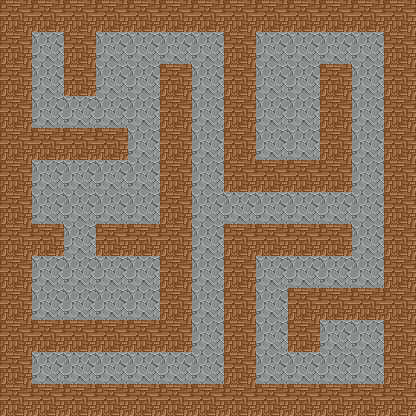

This game map was drawn from its Tiled (.tmx) file and the tilesets committed beside it. A one-line description and the full map source follow:
An orthogonal 13x13 tile map with 32x32 px tiles, 2 tile layers (background, wall) and 31 objects.

<map version="1.0" tiledversion="2018.04.18" orientation="orthogonal" renderorder="right-up" width="13" height="13" tilewidth="32" tileheight="32" infinite="0" nextobjectid="88">
 <tileset firstgid="1" source="terrain.tsx" />
 <layer name="background" width="13" height="13">
  <data encoding="csv">
1,1,1,1,1,1,1,1,1,1,1,1,1,
1,1,1,1,1,1,1,1,1,1,1,1,1,
1,1,1,1,1,1,1,1,1,1,1,1,1,
1,1,1,1,1,1,1,1,1,1,1,1,1,
1,1,1,1,1,1,1,1,1,1,1,1,1,
1,1,1,1,1,1,1,1,1,1,1,1,1,
1,1,1,1,1,1,1,1,1,1,1,1,1,
1,1,1,1,1,1,1,1,1,1,1,1,1,
1,1,1,1,1,1,1,1,1,1,1,1,1,
1,1,1,1,1,1,1,1,1,1,1,1,1,
1,1,1,1,1,1,1,1,1,1,1,1,1,
1,1,1,1,1,1,1,1,1,1,1,1,1,
1,1,1,1,1,1,1,1,1,1,1,1,1
</data>
 </layer>
 <layer name="wall" width="13" height="13">
  <data encoding="csv">
2,2,2,2,2,2,2,2,2,2,2,2,2,
2,0,2,0,0,0,0,2,0,0,0,0,2,
2,0,2,0,0,2,0,2,0,0,2,0,2,
2,0,0,0,0,2,0,2,0,0,2,0,2,
2,2,2,2,0,2,0,2,0,0,2,0,2,
2,0,0,0,0,2,0,2,2,2,2,0,2,
2,0,0,0,0,2,0,0,0,0,0,0,2,
2,2,0,2,2,2,0,2,2,2,2,0,2,
2,0,0,0,0,2,0,2,0,0,0,0,2,
2,0,0,0,0,2,0,2,0,2,2,2,2,
2,2,2,2,2,2,0,2,0,2,0,0,2,
2,0,0,0,0,0,0,2,0,0,0,0,2,
2,2,2,2,2,2,2,2,2,2,2,2,2
</data>
 </layer>
 <objectgroup name="enemy">
  <object id="4" x="128" y="32" width="32" height="32">
   <properties>
    <property name="enemy_id" type="int" value="10" />
   </properties>
  </object>
  <object id="15" x="352" y="96" width="32" height="32">
   <properties>
    <property name="enemy_id" type="int" value="10" />
   </properties>
  </object>
  <object id="59" x="96" y="96" width="32" height="32">
   <properties>
    <property name="enemy_id" type="int" value="5" />
   </properties>
  </object>
  <object id="61" x="256" y="64" width="32" height="32">
   <properties>
    <property name="enemy_id" type="int" value="9" />
   </properties>
  </object>
  <object id="62" x="288" y="64" width="32" height="32">
   <properties>
    <property name="enemy_id" type="int" value="9" />
   </properties>
  </object>
  <object id="63" x="224" y="192" width="32" height="32">
   <properties>
    <property name="enemy_id" type="int" value="9" />
   </properties>
  </object>
  <object id="77" x="128" y="192" width="32" height="32">
   <properties>
    <property name="enemy_id" type="int" value="5" />
   </properties>
  </object>
  <object id="78" x="96" y="160" width="32" height="32">
   <properties>
    <property name="enemy_id" type="int" value="13" />
   </properties>
  </object>
  <object id="79" x="64" y="224" width="32" height="32">
   <properties>
    <property name="enemy_id" type="int" value="2" />
   </properties>
  </object>
  <object id="80" x="192" y="256" width="32" height="32">
   <properties>
    <property name="enemy_id" type="int" value="9" />
   </properties>
  </object>
  <object id="81" x="352" y="224" width="32" height="32">
   <properties>
    <property name="enemy_id" type="int" value="10" />
   </properties>
  </object>
  <object id="85" x="192" y="128" width="32" height="32">
   <properties>
    <property name="enemy_id" type="int" value="5" />
   </properties>
  </object>
 </objectgroup>
 <objectgroup name="Articles">
  <object id="28" x="32" y="192" width="32" height="32">
   <properties>
    <property name="articles_id" type="int" value="17" />
   </properties>
  </object>
  <object id="35" x="32" y="160" width="32" height="32">
   <properties>
    <property name="articles_id" type="int" value="17" />
   </properties>
  </object>
  <object id="66" x="288" y="128" width="32" height="32">
   <properties>
    <property name="articles_id" type="int" value="17" />
   </properties>
  </object>
  <object id="68" x="96" y="288" width="32" height="32">
   <properties>
    <property name="articles_id" type="int" value="5" />
   </properties>
  </object>
  <object id="69" x="64" y="288" width="32" height="32">
   <properties>
    <property name="articles_id" type="int" value="17" />
   </properties>
  </object>
  <object id="70" x="288" y="96" width="32" height="32">
   <properties>
    <property name="articles_id" type="int" value="17" />
   </properties>
  </object>
  <object id="71" x="192" y="64" width="32" height="32">
   <properties>
    <property name="articles_id" type="int" value="17" />
   </properties>
  </object>
  <object id="72" x="256" y="96" width="32" height="32">
   <properties>
    <property name="articles_id" type="int" value="17" />
   </properties>
  </object>
  <object id="73" x="256" y="128" width="32" height="32">
   <properties>
    <property name="articles_id" type="int" value="17" />
   </properties>
  </object>
  <object id="76" x="32" y="288" width="32" height="32">
   <properties>
    <property name="articles_id" type="int" value="2" />
   </properties>
  </object>
  <object id="86" x="128" y="288" width="32" height="32">
   <properties>
    <property name="articles_id" type="int" value="30" />
   </properties>
  </object>
  <object id="87" x="352" y="352" width="32" height="32">
   <properties>
    <property name="articles_id" type="int" value="49" />
   </properties>
  </object>
 </objectgroup>
 <objectgroup name="Teleport">
  <object id="38" x="32" y="32" width="32" height="32">
   <properties>
    <property name="direction" type="int" value="1" />
    <property name="targetNum" type="int" value="6" />
    <property name="teleport_id" type="int" value="2" />
   </properties>
  </object>
  <object id="40" x="32" y="352" width="32" height="32">
   <properties>
    <property name="direction" type="int" value="3" />
    <property name="targetNum" type="int" value="4" />
    <property name="teleport_id" type="int" value="1" />
   </properties>
  </object>
 </objectgroup>
 <objectgroup name="Npc" />
 <objectgroup name="door">
  <object id="41" x="64" y="96" width="32" height="32">
   <properties>
    <property name="door_id" type="int" value="1" />
   </properties>
  </object>
  <object id="46" x="128" y="128" width="32" height="32">
   <properties>
    <property name="door_id" type="int" value="1" />
   </properties>
  </object>
  <object id="51" x="320" y="32" width="32" height="32">
   <properties>
    <property name="door_id" type="int" value="1" />
   </properties>
  </object>
  <object id="83" x="288" y="352" width="32" height="32">
   <properties>
    <property name="door_id" type="int" value="1" />
   </properties>
  </object>
  <object id="84" x="160" y="32" width="32" height="32">
   <properties>
    <property name="door_id" type="int" value="1" />
   </properties>
  </object>
 </objectgroup>
</map>
